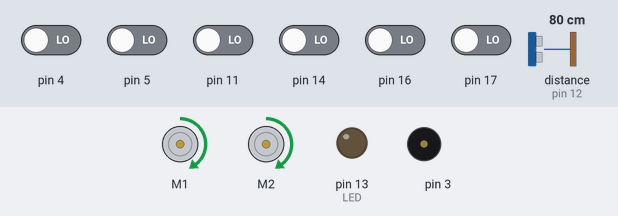
This sketch was run on a simulated Arduino Uno, built with avr-gcc and run on an emulated ATmega328P. Parts: 2 × DC motor (green arrow = forward, orange = backward, longer = faster), output pins drawn as LEDs (lit = HIGH), buzzer (waves = sounding). Inputs (shaded band) come from the test bench; at power-on: pin 4, pin 5, pin 11, pin 14, pin 16, pin 17 LOW, distance to the obstacle (sensor on pin 12) 80 cm. The echo pulse lasts 58.3 µs per cm; random numbers use the default seed unless the sketch sets one.

Above: at 6.3 s.
6.4 s: distance to the obstacle (sensor on pin 12) set to 2 cm
At 6.94 s:
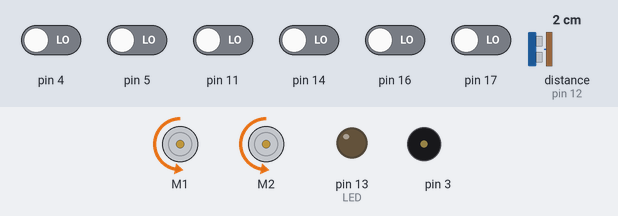
9.4 s: distance to the obstacle (sensor on pin 12) set to 120 cm
At 12.06 s:
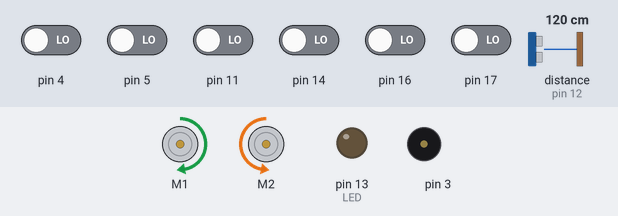
12.4 s: distance to the obstacle (sensor on pin 12) set to 4 cm
14.3 s: distance to the obstacle (sensor on pin 12) set to 35 cm
At 15.86 s:
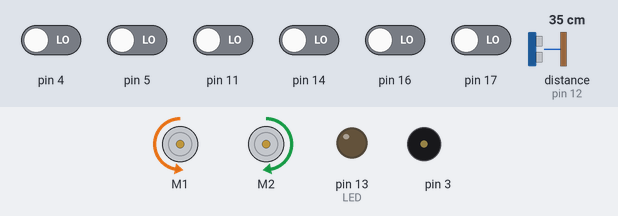
Timing chart, 0 to 18.3 s (numbered marks = the images above; inputs shaded):
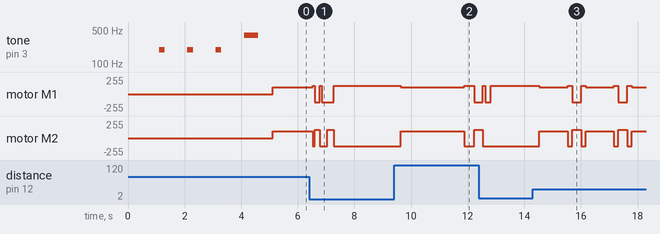

The sketch:

vezdexod2.ino.ino
```cpp
#include <Wire.h>
#include <ZumoShield.h>

#define LED 13

int duration, cm;
int trigPin = 13;
int echoPin = 12;
int chislo;
// this might need to be tuned for different lighting conditions, surfaces, etc.
#define QTR_THRESHOLD 1500 // microseconds

// these might need to be tuned for different motor types
#define REVERSE_SPEED 200 // 0 is stopped, 400 is full speed
#define TURN_SPEED 200
#define FORWARD_SPEED 155
#define REVERSE_DURATION 200 // ms
int TURN_DURATION = 225; // ms
#define RUN_SPEED 230
ZumoBuzzer buzzer;
ZumoMotors motors;
Pushbutton button(ZUMO_BUTTON); // pushbutton on pin 12

#define NUM_SENSORS 6
unsigned int sensor_values[NUM_SENSORS];

ZumoReflectanceSensorArray sensors(QTR_NO_EMITTER_PIN);

/*void waitForButtonAndCountDown()
{
digitalWrite(LED, HIGH);
button.waitForButton();
digitalWrite(LED, LOW);

// play audible countdown
for (int i = 0; i < 3; i++)
{
delay(1000);
buzzer.playNote(NOTE_G(3), 200, 15);
}
delay(1000);
buzzer.playNote(NOTE_G(4), 500, 15);
delay(1000);
}
*/
void setup()
{
Serial.begin (9600);
pinMode(trigPin, OUTPUT);
pinMode(echoPin, INPUT);
delay(100);
pinMode(LED, HIGH);

// play audible countdown
for (int i = 0; i < 3; i++)
{
delay(1000);
buzzer.playNote(NOTE_G(3), 200, 15);
}
delay(1000);
buzzer.playNote(NOTE_G(4), 500, 15);
delay(1000);

// waitForButtonAndCountDown();
}

void findObject(){
digitalWrite(trigPin, LOW);
delayMicroseconds(2);
digitalWrite(trigPin, HIGH);
delayMicroseconds(10);
digitalWrite(trigPin, LOW);
duration = pulseIn(echoPin, HIGH);
cm = duration / 58.2;
}
void loop()
{
/* if (button.isPressed())
{
// if button is pressed, stop and wait for another press to go again
motors.setSpeeds(0, 0);
button.waitForRelease();
waitForButtonAndCountDown();
*/
chislo = random(0,1000);
//TURN_DURATION = random(400,600);
findObject();
sensors.read(sensor_values);
if(cm<0){

}
else{
if (sensor_values[5] > QTR_THRESHOLD||sensor_values[0] > QTR_THRESHOLD)
{
if(chislo<=500){
motors.setSpeeds(-REVERSE_SPEED, -REVERSE_SPEED);
delay(REVERSE_DURATION);
motors.setSpeeds(TURN_SPEED, -TURN_SPEED);
delay(TURN_DURATION);
}


else{
motors.setSpeeds(-REVERSE_SPEED, -REVERSE_SPEED);
delay(REVERSE_DURATION);
motors.setSpeeds(-TURN_SPEED, TURN_SPEED);
delay(TURN_DURATION);
}

}

else
{
  while(cm>20){
    for(int i=1;i<250;i++){
  motors.setSpeeds(FORWARD_SPEED, FORWARD_SPEED);
  delay(1);
  findObject();
    }
    for(int i=1;i<40;i++){
delay(1);
motors.setSpeeds(TURN_SPEED, -TURN_SPEED);
findObject();
}
    for(int i=80;i>1;i--){
delay(1);
motors.setSpeeds(-TURN_SPEED, TURN_SPEED);
findObject();
}
    for(int i=1;i<40;i++){
delay(1);
motors.setSpeeds(TURN_SPEED, -TURN_SPEED);
findObject();
}
}
}
}
if(cm<20){
if(chislo<=500){
motors.setSpeeds(-REVERSE_SPEED, -REVERSE_SPEED);
delay(REVERSE_DURATION);
motors.setSpeeds(TURN_SPEED, -TURN_SPEED);
delay(TURN_DURATION);
}


else{
motors.setSpeeds(-REVERSE_SPEED, -REVERSE_SPEED);
delay(REVERSE_DURATION);
motors.setSpeeds(-TURN_SPEED, TURN_SPEED);
delay(TURN_DURATION);
}
if(chislo<=500){
findObject();
while(cm < 20){
  if(cm<0){
findObject();
}
findObject();
motors.setSpeeds(TURN_SPEED, -TURN_SPEED);
}
delay(225);
}
else{
findObject();
while(cm < 20){
  if(cm<0){
findObject();
}
findObject();
motors.setSpeeds(TURN_SPEED, -TURN_SPEED);
}
delay(225);
}
}
else{
  while(cm>20){
    for(int i=1;i<250;i++){
  motors.setSpeeds(FORWARD_SPEED, FORWARD_SPEED);
  delay(1);
  findObject();
    }
    for(int i=1;i<40;i++){
delay(1);
motors.setSpeeds(TURN_SPEED, -TURN_SPEED);
findObject();
}
    for(int i=80;i>1;i--){
delay(1);
motors.setSpeeds(-TURN_SPEED, TURN_SPEED);
findObject();
}
    for(int i=1;i<40;i++){
delay(1);
motors.setSpeeds(TURN_SPEED, -TURN_SPEED);
findObject();
}
}
}
}
```

Measured:
- after the input at 9.4 s, motor M1: forward 127/255 → forward 98/255 after 0.24 s, → forward 127/255 2.2 s later, → backward 127/255 0.35 s later; motor M2: backward 127/255 → forward 98/255 after 0.24 s, → backward 127/255 2.2 s later, → forward 127/255 0.35 s later
